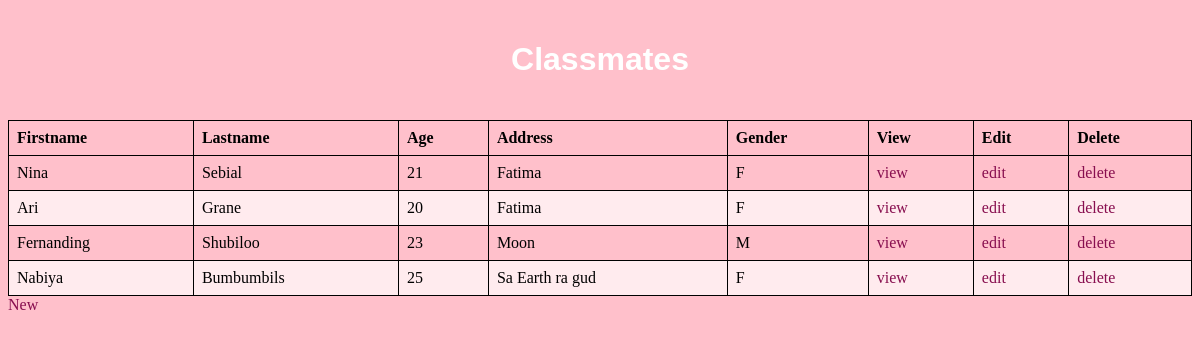
The page /classmate/ on the database its author committed.
### classmates/models.py (models this page shows, shortened)
class Classmate(models.Model):
    firstname = models.CharField(max_length=200)
    lastname = models.CharField(max_length=200)
    age = models.IntegerField()
    address = models.CharField(max_length=200)  # Add address field
    gender = models.CharField(max_length=10)  # Add gender field

### classmates/views.py (the view)
# urls.py: path('', views.ClassmateList.as_view(), name='classmate_list'),
class ClassmateList(ListView):
    model = Classmate

### classmates/templates/classmates/classmate_list.html (shortened to what this page needs)
<!DOCTYPE html>
<html lang="en">
<head>
</head>
<body>
<h1>Classmates</h1>
<table>
    <thead>
        <tr>
            <th>Firstname</th>
            <th>Lastname</th>
            <th>Age</th>
            <th>Address</th>
            <th>Gender</th>
            <th>View</th>
            <th>Edit</th>
            <th>Delete</th>
        </tr>
    </thead>
    <tbody>
        {% for classmate in object_list %}
        <tr>
            <td>{{ classmate.firstname }}</td>
            <td>{{ classmate.lastname }}</td>
            <td>{{ classmate.age }}</td>
            <td>{{ classmate.address }}</td>
            <td>{{ classmate.gender }}</td>
            <td><a href="{% url 'classmate_view' classmate.id %}">view</a></td>
            <td><a href="{% url 'classmate_edit' classmate.id %}">edit</a></td>
            <td><a href="{% url 'classmate_delete' classmate.id %}">delete</a></td>
        </tr>
        {% endfor %}
    </tbody>
</table>
<a href="{% url 'classmate_new' %}">New</a>
</body>
</html>

### classmates/templates/classmates/classmate_list.html (style rules this page uses)
body { background-color: pink; }
h1 { background-image: url('https://images.app.goo.gl/NvNCP5jNawFEeaZq9'); background-size: cover; color: white; padding: 20px; text-align: center; font-family: 'Comic Sans MS', cursive, sans-serif; }
table { border-collapse: collapse; width: 100%; }
th, td { border: 1px solid black; padding: 8px; text-align: left; }
th { background-color: #FFC0CB; }
tr:nth-child(even) { background-color: #FFEBEE; }
a { color: #880E4F; text-decoration: none; }

### rows shown on the page
Classmate: firstname "Nina", lastname "Sebial", age "21", address "Fatima", gender "F"
Classmate: firstname "Ari", lastname "Grane", age "20", address "Fatima", gender "F"
Classmate: firstname "Fernanding", lastname "Shubiloo", age "23", address "Moon", gender "M"
Classmate: firstname "Nabiya", lastname "Bumbumbils", age "25", address "Sa Earth ra gud", gender "F"
